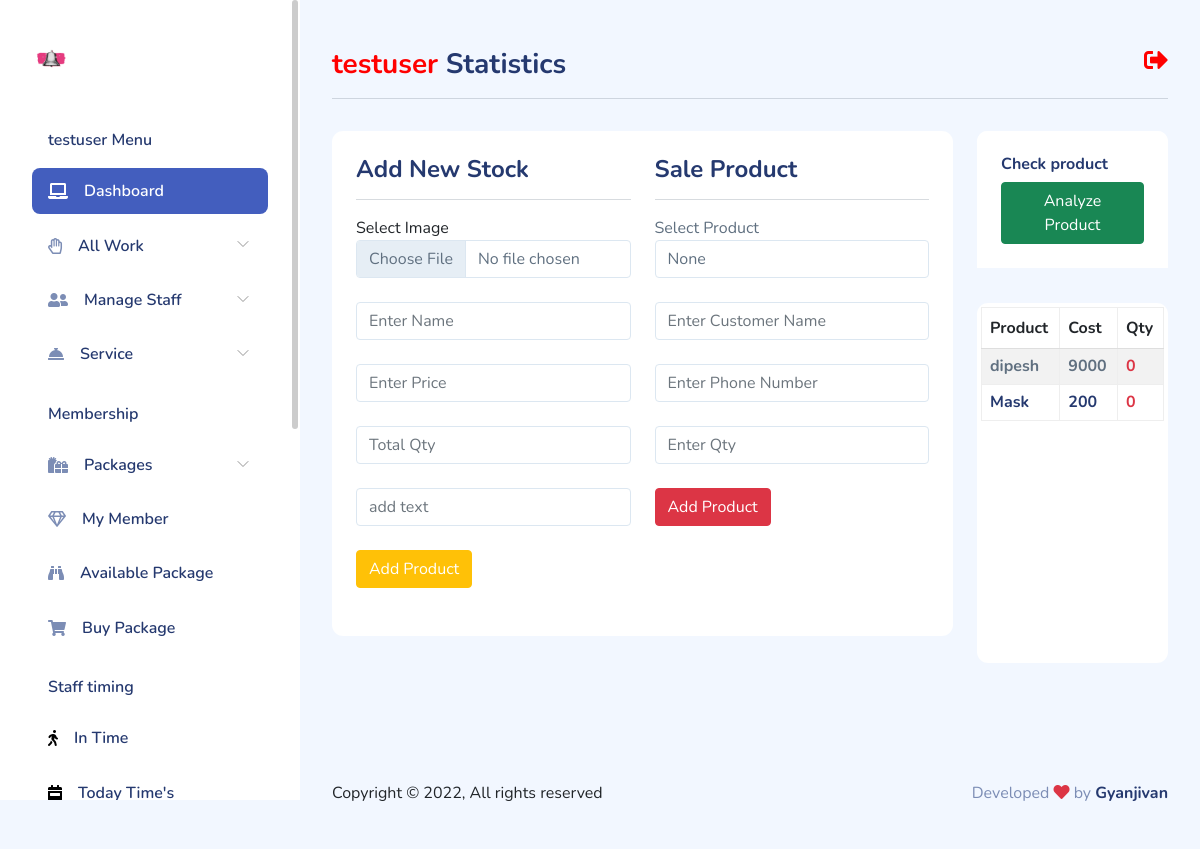
The page /client/product-data/ (signed in) on the database its author committed.
### client/models.py (models this page shows, shortened)
class Product(models.Model):
    user = models.ForeignKey(
        User, on_delete=models.CASCADE, null=True, blank=True)
    img = models.ImageField(upload_to='product/')
    name = models.CharField(max_length=100)
    price = models.PositiveIntegerField()
    total = models.PositiveIntegerField()
    text = models.CharField(max_length=100, null=True, blank=True)
    fdate = models.DateTimeField(auto_now_add=True)

### client/views.py (the view, shortened to what this page needs)
# urls.py: path('product-data/', views.product_file, name='product'),
@user_passes_test(lambda u: u.is_authenticated, login_url='/')
def product_file(request):
    data = Product.objects.filter(user=request.user)
    pro_data = Product.objects.filter(user=request.user)
    context = {'data': data, 'pro': pro_data}
    return render(request, 'client/product.html', context)

### client/templates/client/product.html (shortened to what this page needs)
{% extends "client/layout.html" %}
{% load static %}
{% block side_little %}
<div class="card-header">
    <p class="h6">Check product</p>
        <center>
            <button type="button" class="btn btn-success" data-bs-toggle="modal" data-bs-target="#whole">
                Analyze Product
              </button>
        </center>
    </div>
{% endblock side_little %}
{% block table %}
<div class="container mt-4 mb-5">
    <div class="row">
        <div class="col-sm-6">
            <h4 class="">Add New Stock</h3>
            <hr>
            <form action="" method="POST" enctype="multipart/form-data">
                <label for="img" class="text-dark">Select Image</label>
                <input type="file" class="form-control" name="img" id="" required> <br>
                <input type="text" class="form-control" placeholder="Enter Name" name="name" id="" required> <br>
                <input type="number" class="form-control"  min="1" placeholder="Enter Price" name="price" id="" required> <br>
                <input type="number" class="form-control"  min="1" placeholder="Total Qty" name="qty" id="" required> <br>
                <input type="text" class="form-control" placeholder="add text" name="text" id="" > <br>
                <button type="submit" name="prt" class="btn btn-warning">Add Product</button>
            </form>
        </div>
        <div class="col-sm-6">
            <h4 class="">Sale Product</h4>
            <hr>
            <form action="" method="POST">
                <label for="pro">Select Product</label>
                <select name="pro" class="form-control" required>
                    <option value="">None</option>
                </select> <br>
                <input type="text" name="pname" class="form-control" placeholder="Enter Customer Name" id="" required> <br>
                <input type="number" class="form-control"  min="10" name="pphone" placeholder="Enter Phone Number" name="price" id="" required> <br>
                <input type="number" class="form-control"  min="1" placeholder="Enter Qty" name="pqty" id="" required> <br>
                <button type="submit" name="sale" class="btn btn-danger">Add Product</button>
            </form>
        </div>
    </div>
</div>
{% endblock table %}
{% block cardfeatur %}
<div class="scroll">
    <div class="table-responsive">
    <table class="table table-striped table-hover table-bordered">
        <thead>
            <tr>
                <th class="text-dark" scope="col">Product</th>
                <th class="text-dark" scope="col">Cost</th>
                <th class="text-dark" scope="col">Qty</th>
            </tr>
        </thead>
        <tbody>
            {% if pro %}
                {% for pp in pro %}
            <tr class="h6">
                <td>{{pp.name}}</td>
                <td>{{pp.price}}</td>
                <td class="text-danger">{{pp.total}}</td>
              </tr>
              {% endfor %}
          {% else %}
              <h2 class="text-center-center">Product Not Available</h2>
          {% endif %}
            </tbody>
          </table>
        </div>
</div>
{% endblock cardfeatur %}

### client/templates/client/layout.html (shortened to what this page needs)
{% load static %}
<!DOCTYPE html>
<html lang="en">
<head>
    <link rel="stylesheet" href="https://use.fontawesome.com/releases/v5.11.2/css/all.css">
    <link rel="stylesheet" href="{% static 'client/css/bootstrap.css' %}">
    <link rel="stylesheet" href="{% static 'client/css/bold.css' %}">
    <link rel="stylesheet" href="{% static 'client/css/perfect-scrollbar.css' %}">
    <link rel="stylesheet" href="{% static 'client/css/bootstrap-icons.css' %}">
    <link rel="stylesheet" href="{% static 'client/css/app.css' %}">
</head>
<body>
    <div id="app">
        <div id="sidebar" class="active">
            <div class="sidebar-wrapper active">
    <div class="sidebar-header">
        <div class="d-flex justify-content-between">
            <div class="logo">
                <a href="index.html"><img src="{% static 'client/img/bell.png' %}"  class="img-fluid"  alt="Logo" srcset=""></a>
            </div>
        </div>
    </div>
    <div class="sidebar-menu">
        <ul class="menu">
            <li class="sidebar-title">{{request.user}} Menu</li>
            <li
                class="sidebar-item active ">
                <a href="{% url 'client' %}" class='sidebar-link'>
                    <i class="fas fa-laptop"></i>
                    <span>Dashboard</span>
                </a>
            </li>
            <li
                class="sidebar-item  has-sub">
                <a href="#" class='sidebar-link'>
                    <i class="far fa-hand-paper"></i>
                    <span>All Work</span>
                </a>
            </li>
            <li
                class="sidebar-item  has-sub">
                <a href="#" class='sidebar-link'>
                    <i class="fas fa-user-friends"></i>
                    <span>Manage Staff</span>
                </a>
            </li>
            <li
                class="sidebar-item  has-sub">
                <a href="#" class='sidebar-link'>
                    <i class="fas fa-concierge-bell" style=""></i>
                    <span>Service</span>
                </a>
            </li>
            <li class="sidebar-title">Membership</li>
            <li
                class="sidebar-item  has-sub">
                <a href="#" class='sidebar-link'>
                    <i class="fas fa-gifts"></i>
                    <span>Packages</span>
                </a>
            </li>
            <li
            class="sidebar-item  ">
            <a href="{% url 'paid_mem' %}" class='sidebar-link'>
                <i class="far fa-gem"></i>
                <span>My Member</span>
            </a>
            </li>
            <li
            class="sidebar-item  ">
            <a href="{% url 'avail' %}" class='sidebar-link'>
                <i class="fas fa-binoculars"></i>
                <span>Available Package</span>
            </a>
            </li>
            <li
                class="sidebar-item  ">
                <a href="{% url 'buy_pack' %}" class='sidebar-link'>
                    <i class="fas fa-shopping-cart"></i>
                    <span>  Buy Package</span>
                </a>
            </li>
            <li class="sidebar-title">Staff timing</li>
            <li
                class="sidebar-item  ">
                <a href="{% url 'timing' %}" class='sidebar-link'>
                    <i class="fas fa-walking" style="color:black;"></i>
                    <span>In Time</span>
                </a>
            </li>
            <li
                class="sidebar-item   ">
                <a href="{% url 'totime' %}" class='sidebar-link'>
                    <i class="fas fa-calendar-week" style="color:black;"></i>
                    <span>Today Time's</span>
                </a>
            </li>
        </ul>
    </div>
</div>
        </div>
        <div id="main">
<div class="page-heading">
    <div class="float-end">
        <a href="{% url 'logoutv' %}"  ><i class="fas fa-sign-out-alt" style="font-size:24px; color:red;"></i></a>
    </div>
    <h3> <span style="color:red;">{{request.user}}</span> Statistics</h3>
    <hr>
</div>
<div class="page-content">
    <section class="row">
        <div class="col-12 col-lg-9">
            <div class="row">
                <div class="col-12">
                    <div class="card">
                        {% block table %}{% endblock table %}
                    </div>
                </div>
            </div>
            <div class="row">
                <div class="col-12 col-xl-4">
                </div>
                <div class="col-12 col-xl-8">
                </div>
            </div>
        </div>
        <div class="col-12 col-lg-3">
            <div class="card">
                {% block side_little %}{% endblock side_little %}
            </div>
            <div class="card">
                {% block cardfeatur %}{% endblock cardfeatur %}
            </div>
            </div>
        </section>
    </div>
            <footer class="black">
                <div class="footer clearfix mb-0 text-muted">
                    <div class="float-start text-dark">
                        <p>Copyright  &copy; {% now 'Y' %},   All rights reserved</p>
                    </div>
                    <div class="float-end">
                        <p>Developed <span class="text-danger"><i class="fas fa-heart"></i></span> by <a
                                href="" class="h6">Gyanjivan</a></p>
                    </div>
                </div>
            </footer>
        </div>
    </div>
</body>
</html>

### client/static/client/css/perfect-scrollbar.css (style rules this page uses)
.ps { overflow: hidden !important; overflow-anchor: none; -ms-overflow-style: none; touch-action: auto; -ms-touch-action: auto; }

### client/static/client/css/app.css (style rules this page uses)
.btn.btn-danger,.btn.btn-info,.btn.btn-primary,.btn.btn-secondary,.btn.btn-success,.btn.btn-warning { color:#fff }
.card { border:none;margin-bottom:2.2rem }
.card .card-header { border:none }
#sidebar.active .sidebar-wrapper { left:0 }
.sidebar-wrapper { background-color:#fff;bottom:0;height:100vh;overflow-y:auto;position:fixed;top:0;transition:left .5s ease-out;width:300px;z-index:10 }
.sidebar-wrapper .sidebar-header { font-size:2rem;font-weight:700;padding:2rem 2rem 1rem }
.sidebar-wrapper .sidebar-header img { height:1.2rem }
.sidebar-wrapper .menu { font-weight:600;margin-top:2rem;padding:0 2rem }
.sidebar-wrapper .menu .sidebar-title { color:#25396f;font-size:1rem;font-weight:600;list-style:none;margin:1.5rem 0 1rem;padding:0 1rem }
.sidebar-wrapper .menu .sidebar-link { align-items:center;border-radius:.5rem;color:#25396f;display:block;display:flex;font-size:1rem;padding:.7rem 1rem;text-decoration:none;transition:all .5s }
.sidebar-wrapper .menu .sidebar-link i,.sidebar-wrapper .menu .sidebar-link svg { color:#7c8db5 }
.sidebar-wrapper .menu .sidebar-link span { margin-left:1rem }
.sidebar-wrapper .menu .sidebar-item { list-style:none;margin-top:.5rem;position:relative }
.sidebar-wrapper .menu .sidebar-item.has-sub .sidebar-link:after { color:#ccc;display:block;position:absolute;right:15px;top:12px }
.sidebar-wrapper .menu .sidebar-item.active>.sidebar-link { background-color:#435ebe }
.sidebar-wrapper .menu .sidebar-item.active>.sidebar-link span { color:#fff }
.sidebar-wrapper .menu .sidebar-item.active>.sidebar-link i,.sidebar-wrapper .menu .sidebar-item.active>.sidebar-link svg { fill:#fff;color:#fff }
.dataTable-table td,.dataTable-table thead th,.table td,.table thead th { vertical-align:middle }
.dataTable-table:not(.table-borderless) thead th,.table:not(.table-borderless) thead th { border-bottom:1px solid #dedede!important }
#main { margin-left:300px;padding:2rem }
.page-heading { margin:0 0 2rem }
.page-heading h3 { font-weight:700 }
a { text-decoration:none }

### client/templates/client/product.html (style rules this page uses)
div.scroll { margin:4px, 4px; padding:4px; height: 360px; overflow-x: hidden; overflow-y: auto; text-align:justify; }

### rows shown on the page
Product: name "dipesh", price "9000", total "0"
Product: name "Mask", price "200", total "0"

### other values the page prints
{{ request.user }} "testuser"
